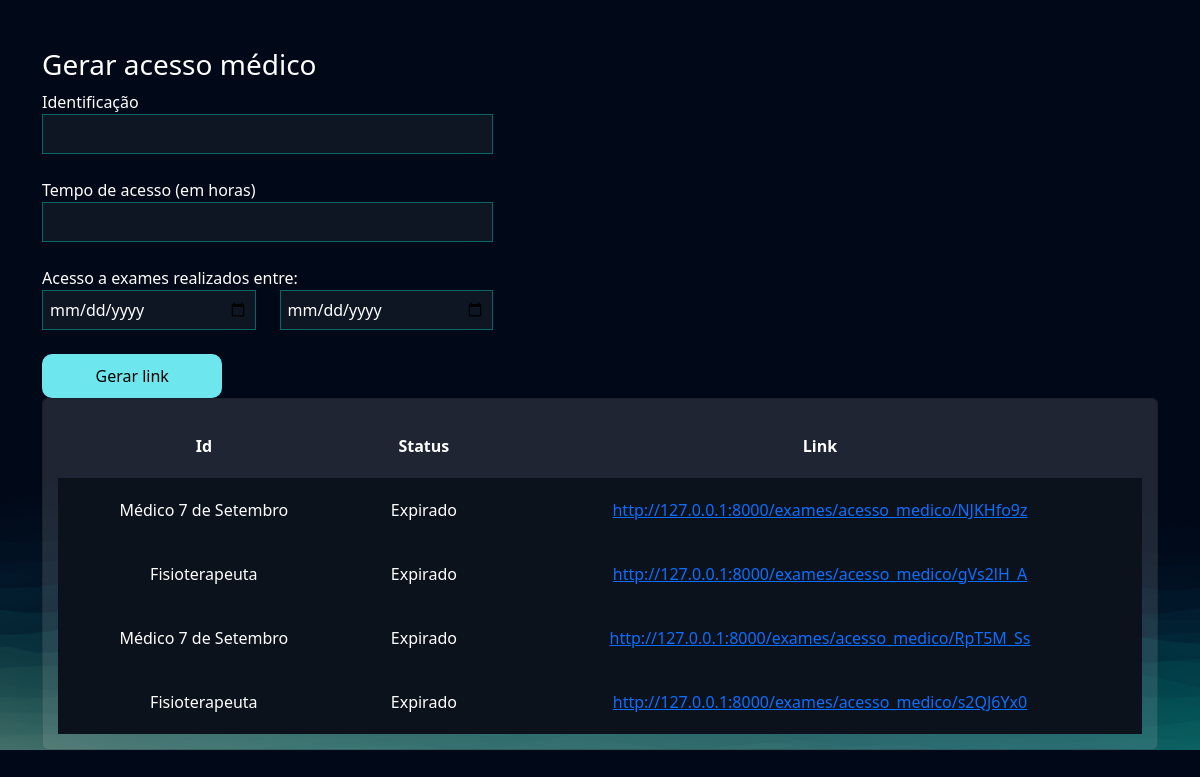
The app's page /exames/gerar_acesso_medico/ (signed in), older data.
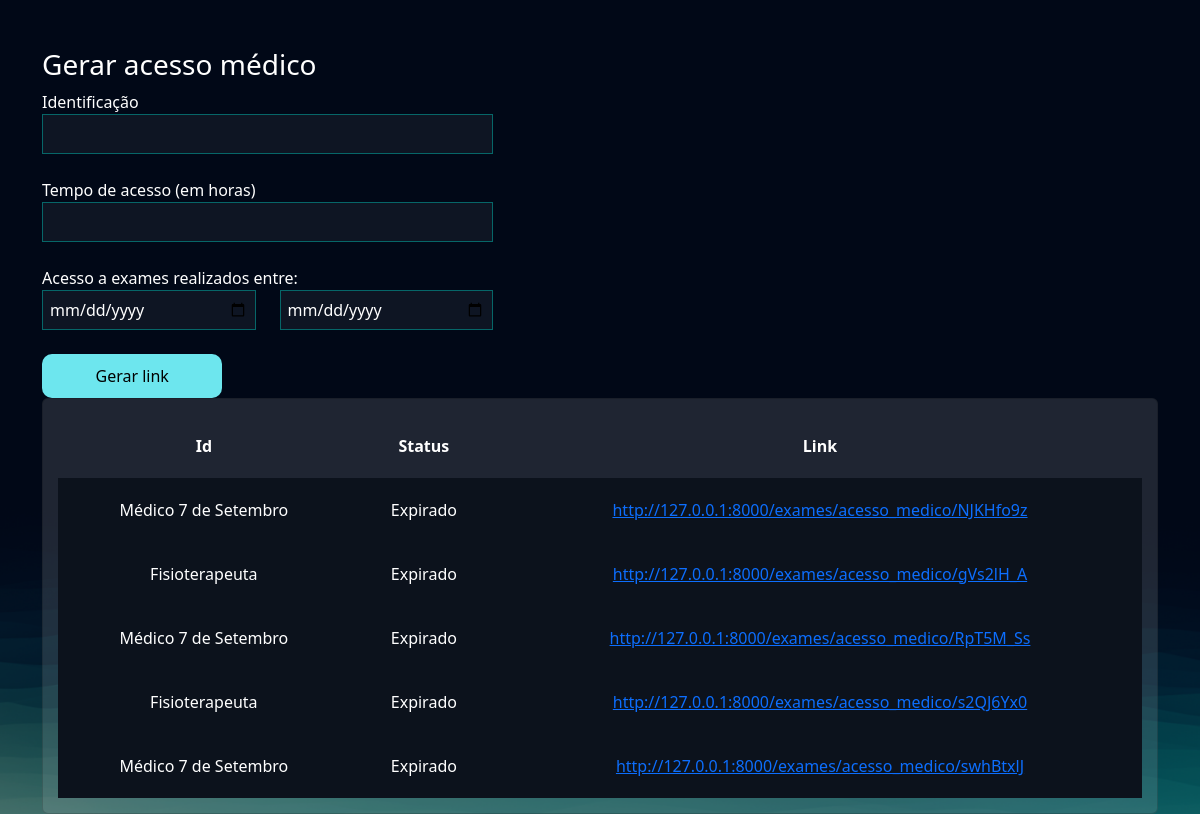
The same page, newer data.
### exames/models.py (models this page shows, shortened)
class AcessoMedico(models.Model):
    usuario = models.ForeignKey(User, on_delete=models.DO_NOTHING)
    identificacao = models.CharField(max_length=50)
    tempo_de_acesso = models.IntegerField() # Em horas
    criado_em = models.DateTimeField()
    data_exames_iniciais = models.DateField()
    data_exames_finais = models.DateField()
    token = models.CharField(max_length=20, null=True, blank=True)
    @property
    def status(self):
        if timezone.now() > (self.criado_em + timedelta(hours=self.tempo_de_acesso)):
            return 'Expirado'
        else:
            return 'Ativo'
    @property
    def url(self):
        return f'http://127.0.0.1:8000/exames/acesso_medico/{self.token}'

### exames/views.py (the view, shortened to what this page needs)
# urls.py: path('gerar_acesso_medico/', views.gerar_acesso_medico, name="gerar_acesso_medico"),
@login_required
def gerar_acesso_medico(request):
    if request.method == "GET":
        acessos_medicos = AcessoMedico.objects.filter(usuario=request.user)
        return render(request, 'gerar_acesso_medico.html', {'acessos_medicos': acessos_medicos})

### exames/templates/gerar_acesso_medico.html (shortened to what this page needs)
{% extends "bases/base.html" %}
{% load static %}
{% block 'head' %}
<link href="{% static 'exames/css/css.css' %}" rel="stylesheet">
<link href="{% static 'exames/css/gerenciar_pedidos.css' %}" rel="stylesheet">
{% endblock 'head' %}
{% block 'conteudo' %}
<br>
<br>
<div class="container">
    <div class="row">
        <div class="col-md-5">
            <h3>Gerar acesso médico</h3>
            <form action="{% url 'gerar_acesso_medico' %}" method="POST">
                <label for="">Identificação</label>
                <br>
                <input style="width: 100%" type="text" name="identificacao" id="" class="input-default">
                <br>
                <br>
                <label for="">Tempo de acesso (em horas)</label>
                <br>
                <input style="width: 100%" type="number" name="tempo_de_acesso" id="" class="input-default">
                <br>
                <br>
                <div class="row">
                    <label for="">Acesso a exames realizados entre:</label>
                    <div class="col-md">
                        <input style="width: 100%" type="date" name="data_exame_inicial" id="" class="input-default">
                    </div>
                    <div class="col-md">
                        <input style="width: 100%" type="date" name="data_exame_final" id="" class="input-default">
                        <br>
                        <br>
                    </div>
                </div>
                <input style="width: 40%" type="submit" class="btn-default" value="Gerar link">
            </form>
        </div>
        <div class="col-md">
            <div class="card">
                <table style="text-align: center">
                    <tr>
                        <th>Id</th>
                        <th>Status</th>
                        <th>Link</th>
                    </tr>
                {% for acesso in acessos_medicos %}
                    <tr class="linha-tabela">
                        <td>{{acesso.identificacao}}</td>
                        <td>{{acesso.status}}</td>
                        <td><a href="{{acesso.url}}">{{acesso.url}}</a></td>
                    </tr>
                {% endfor %}
                </table>
            </div>
        </div>
    </div>
</div>
{% endblock 'conteudo' %}

Row changes from the older to the newer data that the page shows:
added AcessoMedico: identificacao "Médico 7 de Setembro", status "Expirado", url "http://127.0.0.1:8000/exames/acesso_medico/swhBtxlJ"
